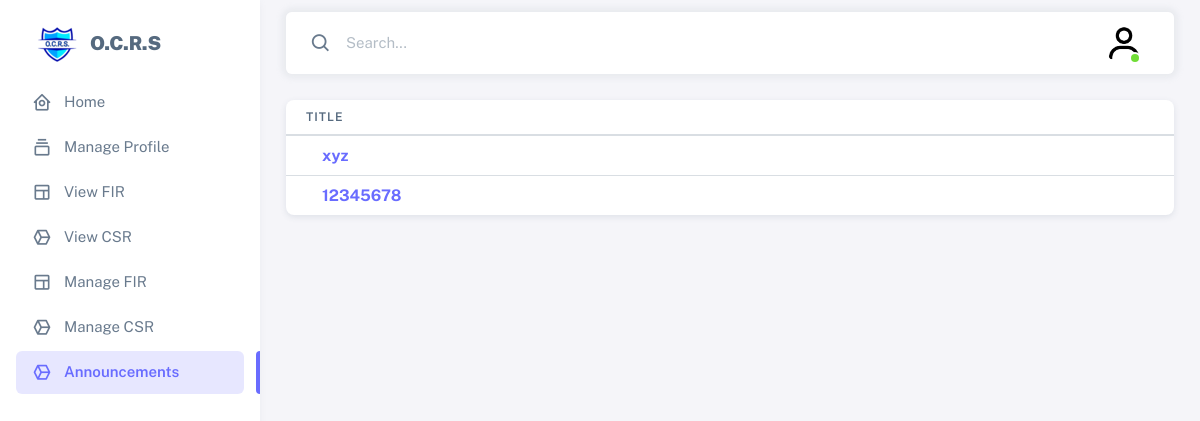
/police_announcements/ (signed in), run on the app's committed database.
### accounts/models.py (models this page shows, shortened)
class CustomUser(AbstractBaseUser,  PermissionsMixin):
    groups = models.ManyToManyField(
        Group,
        verbose_name=_('groups'),
        blank=True,
        help_text=_(
            'The groups this user belongs to. A user will get all permissions '
            'granted to each of their groups.'
        ),
        related_name="customuser_groups",
        related_query_name="user",
    )
    user_permissions = models.ManyToManyField(
        Permission,
        blank=True,
        related_name='customuser_permissions' # specify a unique related name
    )
    user_id = models.AutoField(primary_key=True)
    username = models.CharField(max_length=150,unique=True)
    email = models.EmailField(max_length=254,null=False,blank=False,unique=True)
    Phone_Number = models.IntegerField(null=False,blank=False)
    first_name = models.CharField(max_length=150,null=False,blank=False)
    last_name = models.CharField(max_length=150,null=False,blank=False)
    password = models.CharField(max_length=128,null=False,blank=False)
    gender = models.CharField(max_length=7,null=False,blank=False)
    state = models.ForeignKey(state_master,to_field='state_name',null=False,blank=False,on_delete=models.PROTECT,related_name="state+")
    district = models.ForeignKey(district_master,to_field='district_name',null=False,blank=False,on_delete=models.PROTECT,related_name="complaint_in_district+")
    aadhaarno = models.IntegerField(null=False, blank=False)
    address = models.CharField(max_length=500,null=False,blank=False)
    pincode = models.IntegerField(null=False,blank=False)
    is_active = models.BooleanField(default=True)
    is_staff = models.BooleanField(default=False)
    is_superuser = models.BooleanField(default=False)
    is_user = models.BooleanField(default=True)
    state_id_no = models.IntegerField(null=True,blank=True)
    district_id_no = models.IntegerField(null=True,blank=True)
    created_at = models.DateTimeField(default=timezone.now, null=True, blank=True)
    updated_at = models.DateTimeField(auto_now=True,null=True,blank=True,)
    profile_image = models.ImageField(null=True, blank=True, upload_to="Profile images/",default="Profile images/default.png")
    USERNAME_FIELD = 'email'
    REQUIRED_FIELDS = ['username','Phone_Number','first_name','last_name','password','gender','aadhaarno','state','district','address','pincode']
    objects = CustomUserManager()

### complaints/models.py (models this page shows, shortened)
class announcements(models.Model):
    announcement_id = models.AutoField(primary_key=True,unique=True)
    title = models.CharField(max_length=50,blank=False,null=False)
    description = models.TextField(max_length=5000,blank=False,null=False)
    image = models.ImageField(null=True, blank=True, upload_to="announcements images/")
    created_at = models.DateTimeField(default=timezone.now, null=True, blank=True)
    updated_at = models.DateTimeField(auto_now=True,null=True,blank=True)
    class Meta:
        verbose_name_plural = "announcements"

### ocrs/views.py (the view)
# urls.py: path('police_announcements/', views.police_announcements, name='police_announcements'),
def police_announcements(request):
    temp_announcements = announcements.objects.all()
    context = {
        'announcements' : temp_announcements
    }
    return render(request, 'police_announcements.html',context)

### accounts/auth.py (called while the page is built)
    def get_user(self, user_id):
        UserModel = get_user_model()
        try:
            return UserModel.objects.get(pk=user_id)
        except UserModel.DoesNotExist:
            return None

### templates/police_announcements.html (shortened to what this page needs)
{% extends 'police_sidebar.html' %}
{% block police_announcements %}
<div class="card">
    <div class="table-responsive text-nowrap">
        <table class="table table-hover">
            <thead>
                <tr>
                    <th>Title </th>
                </tr>
            </thead>
            <tbody class="table-border-bottom-0">
                {% for announcement in announcements %}
                <tr>
                    <td><a href="{% url 'police_announcement' announcement.announcement_id %}"> <strong>{{ announcement.title }}</strong></a></td>
                </tr>
                {% endfor %}
            </tbody>
        </table>
    </div>
</div>
{% endblock %}

### templates/common_css_js_links.html (shortened to what this page needs)
<html lang="en" class="light-style layout-menu-fixed" dir="ltr" data-theme="theme-default"
    data-assets-path="/static/common/" data-template="vertical-menu-template-free">
<head>
    <link rel="stylesheet" href="/static/common/vendor/fonts/boxicons.css" />
    <link rel="stylesheet" href="/static/common/vendor/css/core.css" class="template-customizer-core-css" />
    <link rel="stylesheet" href="/static/common/vendor/css/theme-default.css" class="template-customizer-theme-css" />
    <link rel="stylesheet" href="/static/common/css/demo.css" />
    <link rel="stylesheet" href="/static/common/vendor/libs/perfect-scrollbar/perfect-scrollbar.css" />
    <link rel="stylesheet" href="/static/common/vendor/libs/apex-charts/apex-charts.css" />
</head>
<body>
    <div class="layout-wrapper layout-content-navbar">
        <div class="layout-container">
            {% block police_sidebar %}
            {% endblock %}
            <div class="layout-page">
                <nav class="layout-navbar container-xxl navbar navbar-expand-xl navbar-detached align-items-center bg-navbar-theme"
                    id="layout-navbar">
                    <div class="navbar-nav-right d-flex align-items-center" id="navbar-collapse">
                        <div class="navbar-nav align-items-center">
                            <div class="nav-item d-flex align-items-center">
                                <i class="bx bx-search fs-4 lh-0"></i>
                                <input type="text" class="form-control border-0 shadow-none" placeholder="Search..."
                                    aria-label="Search..." />
                            </div>
                        </div>
                        <ul class="navbar-nav flex-row align-items-center ms-auto">
                            <li class="nav-item navbar-dropdown dropdown-user dropdown">
                                <a class="nav-link dropdown-toggle hide-arrow" href="javascript:void(0);"
                                    data-bs-toggle="dropdown">
                                    <div class="avatar avatar-online">
                                        <img src="{{ MEDIA_URL }}{{ user.profile_image.url }}" alt
                                            class="w-px-40 h-auto rounded-circle" />
                                    </div>
                                </a>
                            </li>
                        </ul>
                    </div>
                </nav>
                <div class="content-wrapper">
                    <div class="container-xxl flex-grow-1 container-p-y">
                        {% block police_announcements %}
                        {% endblock %}
                    </div>
                </div>
            </div>
        </div>
    </div>
</body>

### data on the page
CustomUser: profile_image (placeholder picture)
announcements: title "xyz"
announcements: title "12345678"
